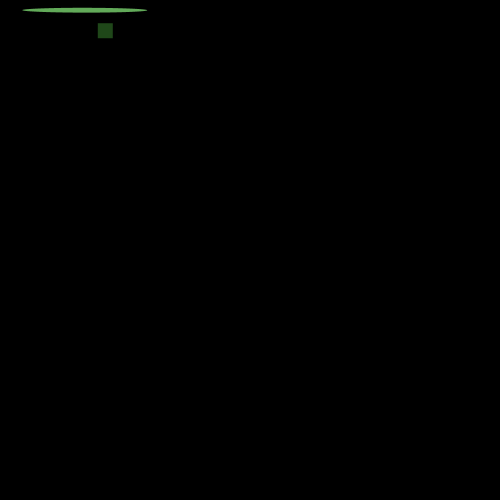
Frame 1 (no input)
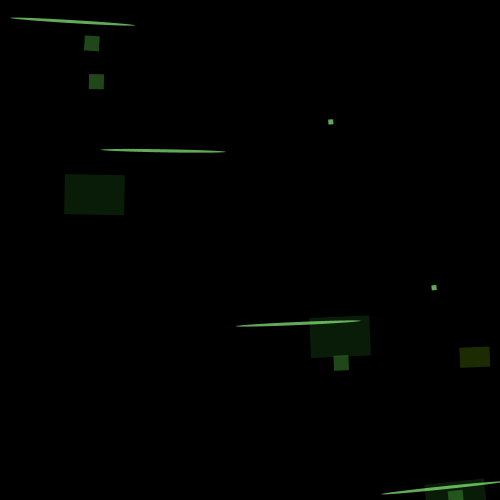
Frame 60 (the mouse pressed at the canvas centre just before this capture)
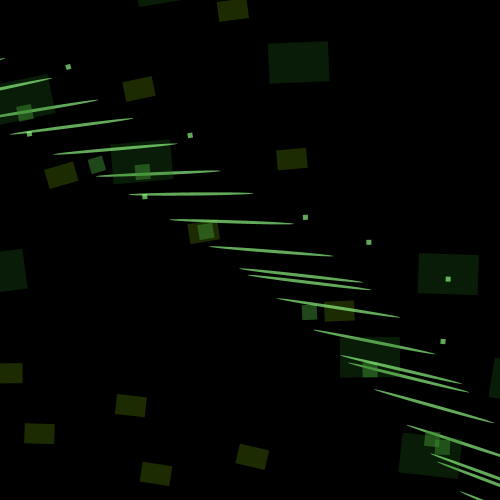
Frame 120 (the mouse held since frame 60 and released just before this capture)

The Processing sketch that drew these frames (run headless with seeded random() and noise(); from frame 60 on, the mouse is pressed at the canvas centre):

// Processing sketch: processing_3473
// ── processing_3473.pde

float sep,nn,r,f,n,N; 
 
void setup(){ 
  n=0;
  r=0;
  sep = 5; 
  nn = 30; 
  size(500, 500); 
  smooth(); 
  noCursor();
} 
 
void draw(){ 
  n+=0.01;
  r+=0.001;
  background(0); 
  N=noise(n);
  for(float y =sep; y <= 400; y += nn){ 
    for(float x = sep+10; x <= 400; x += nn){ 
     f = dist(mouseX+135, mouseY+190, x, y); 
     translate(mouseX-115,mouseY-190); 
     rotate(r); 
     fill(150,220,10,50); 
     rectMode(CENTER); 
     rect(x,f,30,20); 
     fill(40,120,30,60); 
     rect(f,y,60,40); 
     noStroke(); 
     fill(60,140,50,130);  
     rect(f,f,15,15); 
     fill(#93FF86,170); 
     rect(f,mouseY,5,5); 
     ellipse(200,200,mouseX-125,N*8); 
    }   
    } 
  } 
 

 
 
 
 
 
